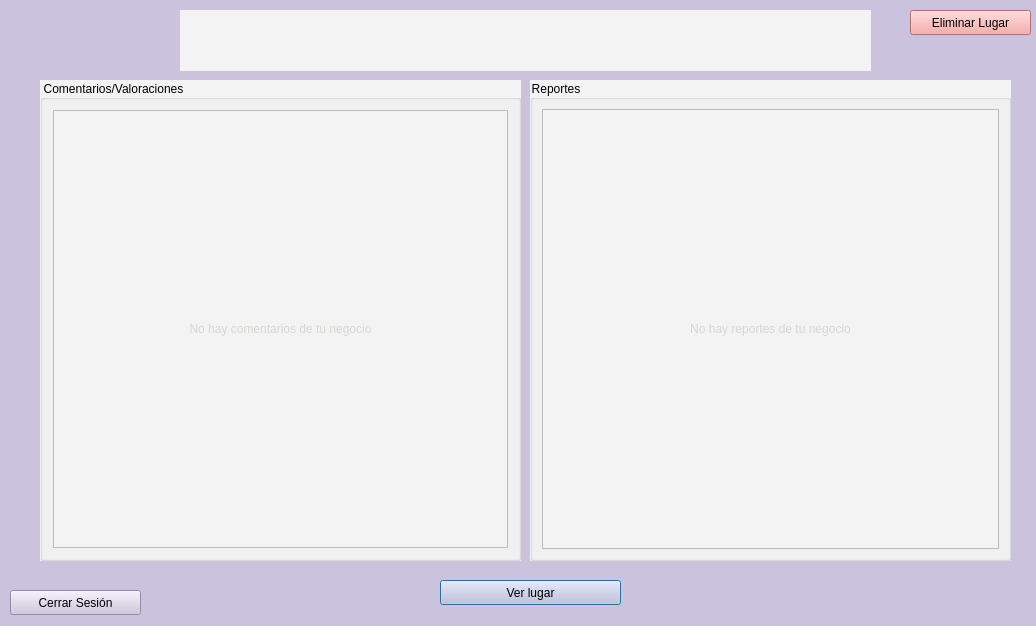
<?xml version="1.0" encoding="UTF-8"?>
<ui version="4.0">
 <class>Adminlugar</class>
 <widget class="QDialog" name="Adminlugar">
  <property name="geometry">
   <rect>
    <x>0</x>
    <y>0</y>
    <width>1036</width>
    <height>626</height>
   </rect>
  </property>
  <property name="windowTitle">
   <string>Dialog</string>
  </property>
  <property name="styleSheet">
   <string notr="true">background-color: rgb(203, 195, 221);</string>
  </property>
  <widget class="QLabel" name="label_nombre">
   <property name="geometry">
    <rect>
     <x>180</x>
     <y>10</y>
     <width>691</width>
     <height>61</height>
    </rect>
   </property>
   <property name="font">
    <font>
     <family>Jamrul</family>
     <pointsize>36</pointsize>
     <weight>9</weight>
     <italic>false</italic>
     <bold>false</bold>
    </font>
   </property>
   <property name="styleSheet">
    <string notr="true">background-color: rgb(243, 243, 243);
font: 75 36pt &quot;Jamrul&quot;;
color: rgb(73, 60, 107);</string>
   </property>
   <property name="text">
    <string/>
   </property>
   <property name="alignment">
    <set>Qt::AlignCenter</set>
   </property>
  </widget>
  <widget class="QPushButton" name="pushButton">
   <property name="geometry">
    <rect>
     <x>440</x>
     <y>580</y>
     <width>181</width>
     <height>25</height>
    </rect>
   </property>
   <property name="text">
    <string>Ver lugar</string>
   </property>
  </widget>
  <widget class="QGroupBox" name="groupBox_3">
   <property name="geometry">
    <rect>
     <x>40</x>
     <y>80</y>
     <width>481</width>
     <height>481</height>
    </rect>
   </property>
   <property name="styleSheet">
    <string notr="true">background-color: rgb(243, 243, 243);
</string>
   </property>
   <property name="title">
    <string>Comentarios/Valoraciones</string>
   </property>
   <layout class="QGridLayout" name="gridLayout">
    <property name="leftMargin">
     <number>10</number>
    </property>
    <property name="topMargin">
     <number>10</number>
    </property>
    <property name="rightMargin">
     <number>10</number>
    </property>
    <property name="bottomMargin">
     <number>10</number>
    </property>
    <property name="horizontalSpacing">
     <number>10</number>
    </property>
    <item row="0" column="1">
     <widget class="QScrollArea" name="scrollArea_Coments">
      <property name="widgetResizable">
       <bool>true</bool>
      </property>
      <widget class="QWidget" name="scrollAreaWidgetContents_comentarios">
       <property name="geometry">
        <rect>
         <x>0</x>
         <y>0</y>
         <width>453</width>
         <height>433</height>
        </rect>
       </property>
       <layout class="QVBoxLayout" name="verticalLayout">
        <item>
         <widget class="QLabel" name="label_null">
          <property name="styleSheet">
           <string notr="true">font: 14pt &quot;DejaVu Sans Mono&quot;;
color: rgb(211, 215, 207);</string>
          </property>
          <property name="text">
           <string>No hay comentarios de tu negocio</string>
          </property>
          <property name="alignment">
           <set>Qt::AlignCenter</set>
          </property>
         </widget>
        </item>
       </layout>
      </widget>
     </widget>
    </item>
   </layout>
  </widget>
  <widget class="QGroupBox" name="groupBox_4">
   <property name="geometry">
    <rect>
     <x>530</x>
     <y>80</y>
     <width>481</width>
     <height>481</height>
    </rect>
   </property>
   <property name="styleSheet">
    <string notr="true">background-color: rgb(243, 243, 243);
</string>
   </property>
   <property name="title">
    <string>Reportes</string>
   </property>
   <layout class="QGridLayout" name="gridLayout_2">
    <item row="0" column="0">
     <widget class="QScrollArea" name="scrollArea_2">
      <property name="widgetResizable">
       <bool>true</bool>
      </property>
      <widget class="QWidget" name="scrollAreaWidgetContents_reportes">
       <property name="geometry">
        <rect>
         <x>0</x>
         <y>0</y>
         <width>455</width>
         <height>435</height>
        </rect>
       </property>
       <layout class="QGridLayout" name="gridLayout_5">
        <item row="0" column="0">
         <widget class="QLabel" name="label_null_2">
          <property name="styleSheet">
           <string notr="true">font: 14pt &quot;DejaVu Sans Mono&quot;;
color: rgb(211, 215, 207);</string>
          </property>
          <property name="text">
           <string>No hay reportes de tu negocio</string>
          </property>
          <property name="alignment">
           <set>Qt::AlignCenter</set>
          </property>
         </widget>
        </item>
       </layout>
      </widget>
     </widget>
    </item>
   </layout>
  </widget>
  <widget class="QPushButton" name="pushButton_3">
   <property name="geometry">
    <rect>
     <x>910</x>
     <y>10</y>
     <width>121</width>
     <height>25</height>
    </rect>
   </property>
   <property name="styleSheet">
    <string notr="true">background-color: rgb(245, 154, 154);</string>
   </property>
   <property name="text">
    <string>Eliminar Lugar</string>
   </property>
  </widget>
  <widget class="QPushButton" name="pushButton_cerrar">
   <property name="geometry">
    <rect>
     <x>10</x>
     <y>590</y>
     <width>131</width>
     <height>25</height>
    </rect>
   </property>
   <property name="text">
    <string>Cerrar Sesión</string>
   </property>
  </widget>
 </widget>
 <resources/>
 <connections/>
</ui>
